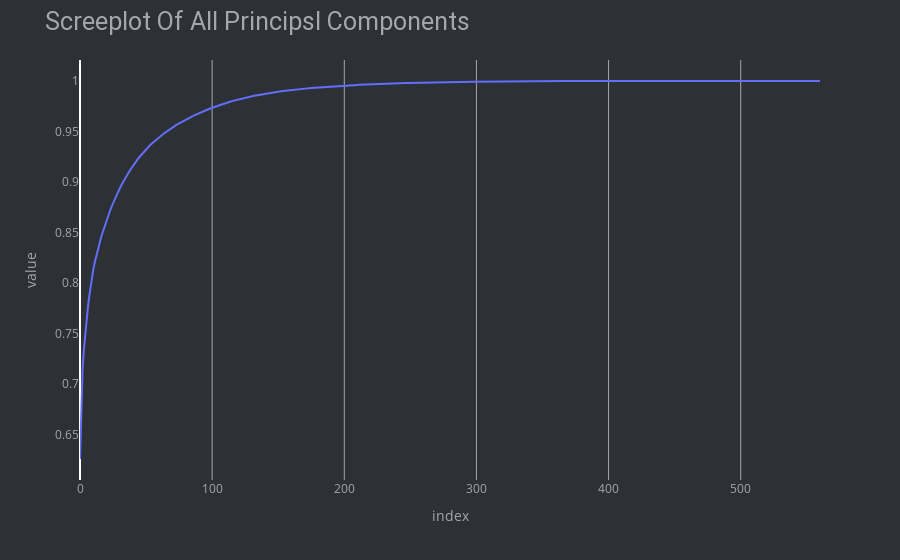

The notebook cell saved with this chart:
### Code cell
# pca with all comonents
pca = PCA()
X_pca = pca.fit_transform(X_train)

# print(pca.n_components_)
# print(pca.explained_variance_ratio_)
# print(np.cumsum(pca.explained_variance_ratio_))
fig = px.line(np.cumsum(pca.explained_variance_ratio_))
fig.update_layout(
    title="Screeplot Of All Principsl Components",
    title_font=dict(size=25, color='#a5a7ab', family='roboto'),
    paper_bgcolor='#2d3035', plot_bgcolor='#2d3035',
    font=dict(color='#a5a7ab'),
    showlegend=False,
    

)
fig.update_yaxes(showgrid=False, gridwidth=1, gridcolor='#a5a7ab')
fig.update_xaxes(showgrid=True, gridwidth=1, gridcolor='#a5a7ab')

### Figure 1 — Plotly figure (JSON) as saved in the notebook; plotly's stock layout.template omitted (floating-point values rounded to 4 significant figures; data arrays with more than 128 entries replaced by an {"elided": "..."} marker saying what was removed)
{"data": [{"hovertemplate": "variable=0<br>index=%{x}<br>value=%{y}<extra></extra>", "legendgroup": "0", "line": {"color": "#636efa", "dash": "solid"}, "marker": {"symbol": "circle"}, "mode": "lines", "name": "0", "orientation": "v", "showlegend": true, "type": "scatter", "x": {"elided": "561 int values"}, "xaxis": "x", "y": {"elided": "561 float values"}, "yaxis": "y"}], "layout": {"font": {"color": "#a5a7ab"}, "legend": {"title": {"text": "variable"}, "tracegroupgap": 0}, "margin": {"t": 60}, "paper_bgcolor": "#2d3035", "plot_bgcolor": "#2d3035", "showlegend": false, "title": {"font": {"color": "#a5a7ab", "family": "roboto", "size": 25}, "text": "Screeplot Of All Principsl Components"}, "xaxis": {"anchor": "y", "domain": [0, 1], "gridcolor": "#a5a7ab", "gridwidth": 1, "showgrid": true, "title": {"text": "index"}}, "yaxis": {"anchor": "x", "domain": [0, 1], "gridcolor": "#a5a7ab", "gridwidth": 1, "showgrid": false, "title": {"text": "value"}}}}
